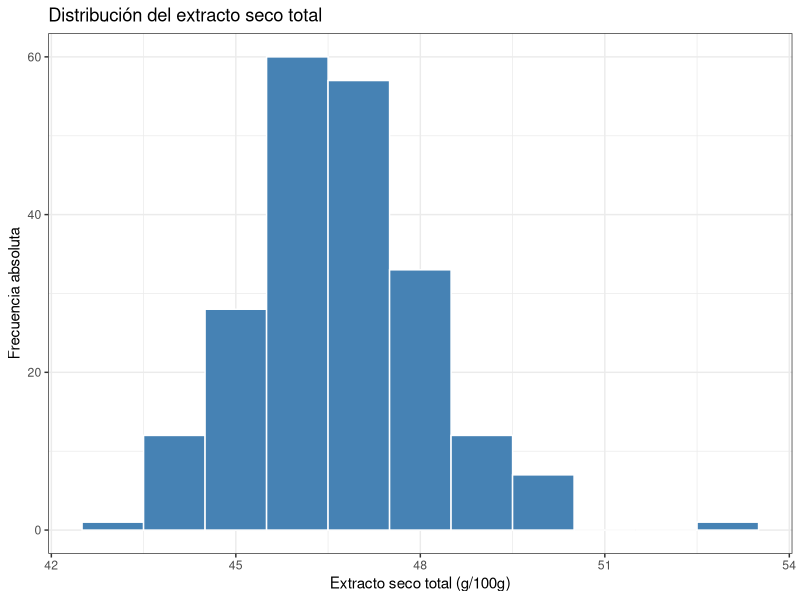
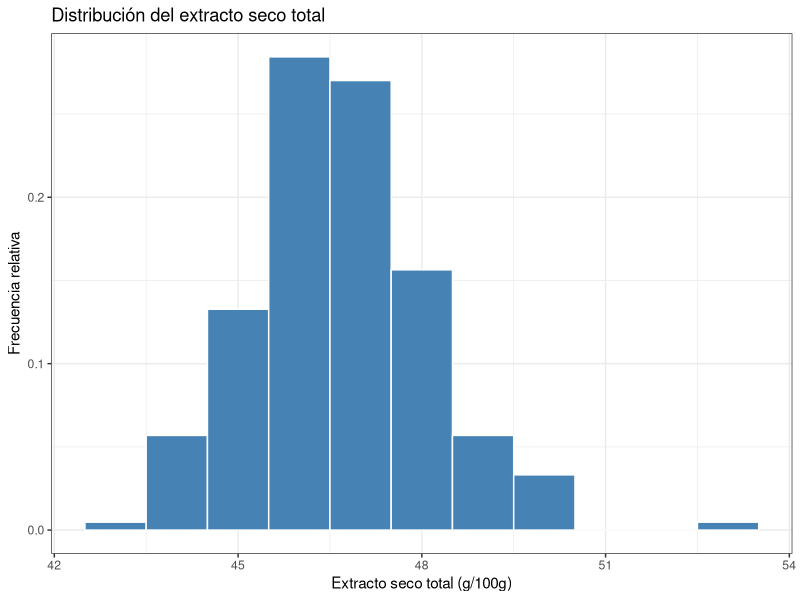
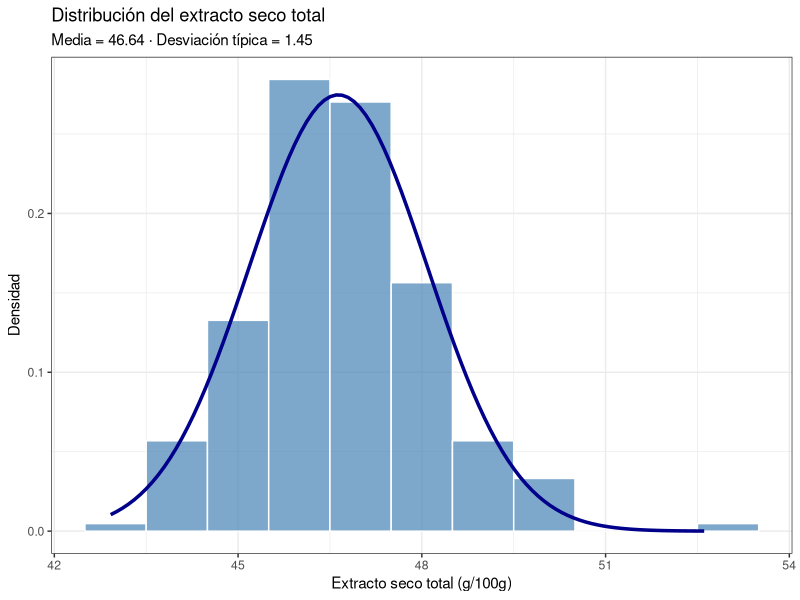
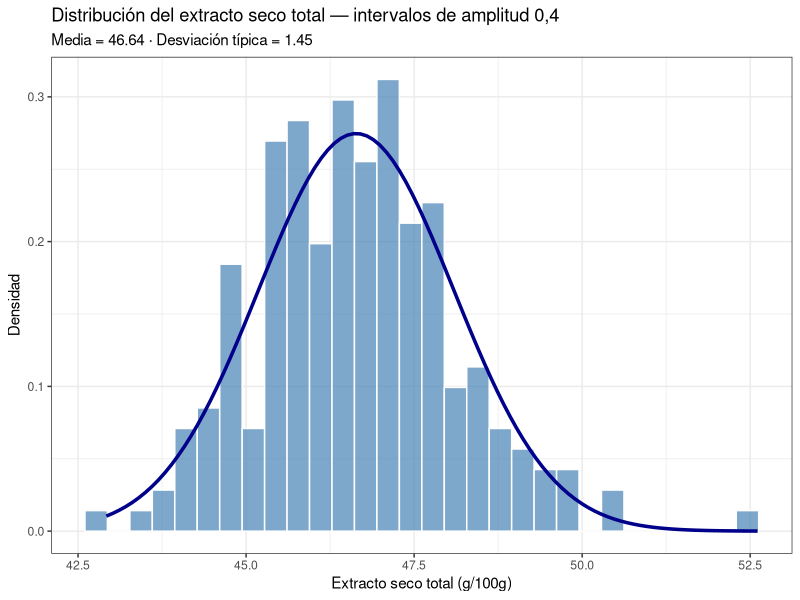
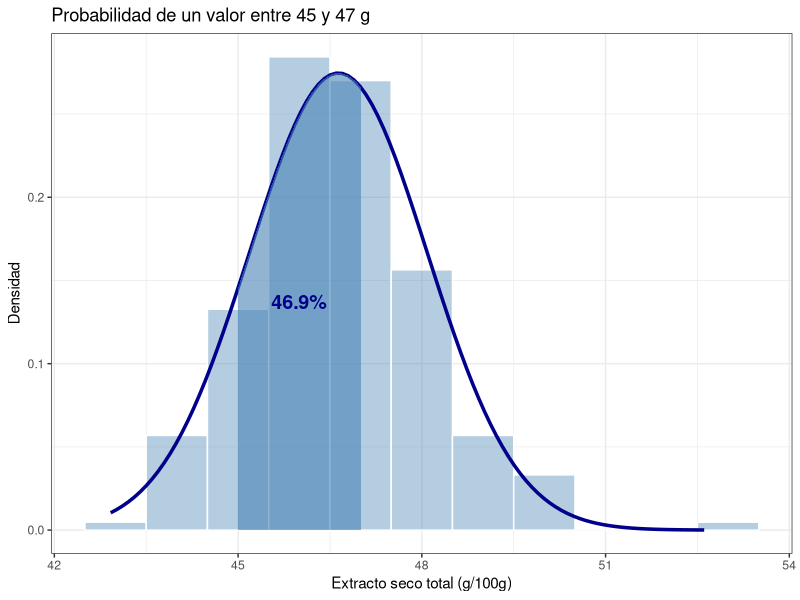
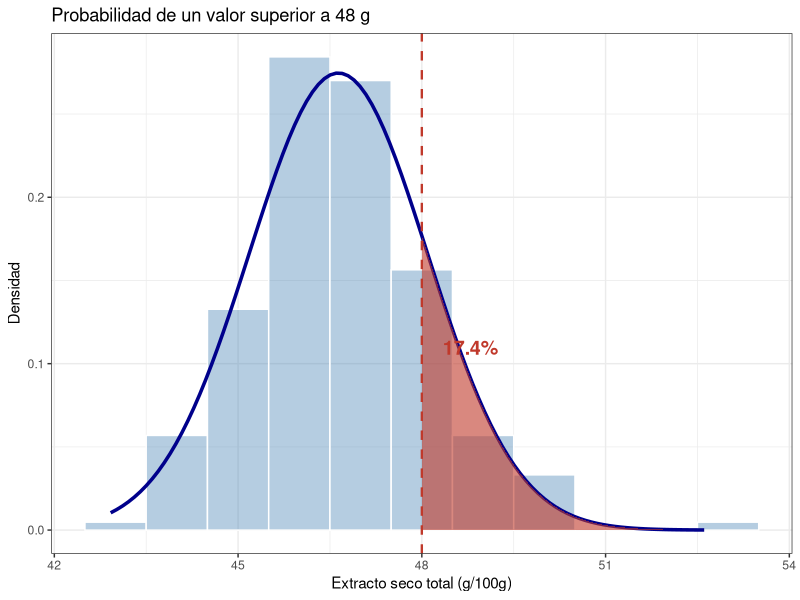
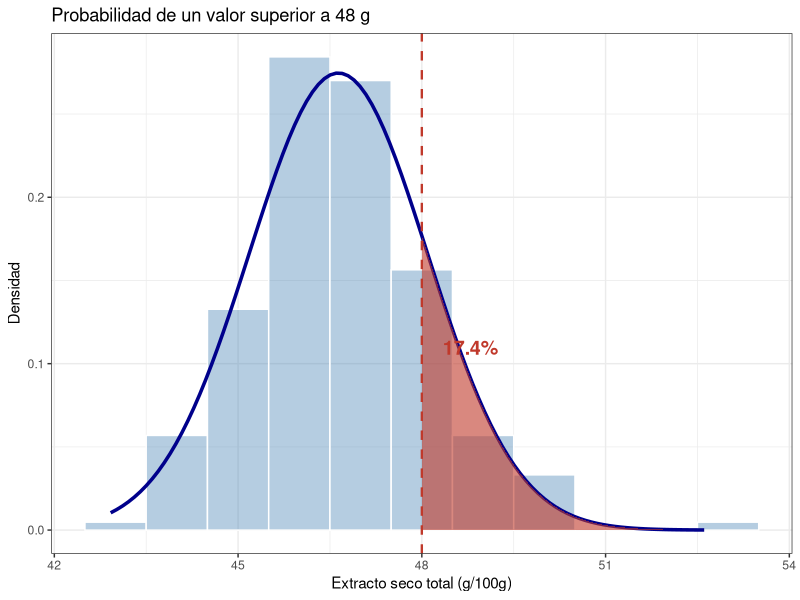

Write R code to recreate these figures, in order.
## ---- chunk 1
#| label: setup
#| message: false
#| warning: false

library(tidyverse)
library(readr)

df <- read_csv2("camembert.csv")
## ---- chunk 2
#| label: tabla-absoluta
#| message: false
#| warning: false

tabla_frec <- df |>
  select(est) |>
  mutate(intervalo = cut_width(est, width = 1)) |>
  group_by(intervalo) |>
  summarize(frec_abs = n()) |>
  complete(intervalo, fill = list(frec_abs = 0))

tabla_frec
## ---- chunk 3
#| label: tabla-relativa
#| message: false
#| warning: false

tabla_frec <- tabla_frec |>
  mutate(frec_rel = frec_abs / sum(frec_abs))

tabla_frec
## ---- chunk 4
#| label: histograma-absoluto
#| message: false
#| warning: false

df |>
  ggplot(aes(x = est)) +
  geom_histogram(binwidth = 1, fill = "steelblue", colour = "white") +
  labs(
    title = "Distribución del extracto seco total",
    x = "Extracto seco total (g/100g)",
    y = "Frecuencia absoluta"
  ) +
  theme_bw()
## ---- chunk 5
#| label: histograma-relativo
#| message: false
#| warning: false

df |>
  ggplot(aes(x = est, y = after_stat(density))) +
  geom_histogram(binwidth = 1, fill = "steelblue", colour = "white") +
  labs(
    title = "Distribución del extracto seco total",
    x = "Extracto seco total (g/100g)",
    y = "Frecuencia relativa"
  ) +
  theme_bw()
## ---- chunk 6
#| label: histograma-normal
#| message: false
#| warning: false

media <- mean(df$est, na.rm = TRUE)
dt    <- sd(df$est, na.rm = TRUE)

df |>
  ggplot(aes(x = est)) +
  geom_histogram(aes(y = after_stat(density)),
                 binwidth = 1, fill = "steelblue", colour = "white", alpha = 0.7) +
  stat_function(fun = dnorm, args = list(mean = media, sd = dt),
                colour = "darkblue", linewidth = 1.2) +
  labs(
    title = "Distribución del extracto seco total",
    subtitle = paste0("Media = ", round(media, 2),
                      " · Desviación típica = ", round(dt, 2)),
    x = "Extracto seco total (g/100g)",
    y = "Densidad"
  ) +
  theme_bw()
## ---- chunk 7
#| label: frec-acumulada
#| message: false
#| warning: false

# Proporción entre 45 y 47
tabla_frec |>
  filter(intervalo %in% c("(45.5,46.5]", "(46.5,47.5]")) |>
  summarize(proporcion = sum(frec_rel),
            porcentaje = round(proporcion * 100, 1)) |>
  knitr::kable()
## ---- chunk 8
#| label: frec-acumulada-2
#| message: false
#| warning: false

# Proporción superior a 48
tabla_frec |>
  filter(intervalo %in% c("(47.5,48.5]", "(48.5,49.5]",
                           "(49.5,50.5]", "(50.5,51.5]",
                           "(51.5,52.5]", "(52.5,53.5]")) |>
  summarize(proporcion = sum(frec_rel),
            porcentaje = round(proporcion * 100, 1)) |>
  knitr::kable()
## ---- chunk 9
#| label: histograma-bins30
#| message: false
#| warning: false

df |>
  ggplot(aes(x = est)) +
  geom_histogram(aes(y = after_stat(density)),
                 bins = 30, fill = "steelblue", colour = "white", alpha = 0.7) +
  stat_function(fun = dnorm, args = list(mean = media, sd = dt),
                colour = "darkblue", linewidth = 1.2) +
  labs(
    title = "Distribución del extracto seco total — intervalos de amplitud 0,4",
    subtitle = paste0("Media = ", round(media, 2),
                      " · Desviación típica = ", round(dt, 2)),
    x = "Extracto seco total (g/100g)",
    y = "Densidad"
  ) +
  theme_bw()
## ---- chunk 10
#| label: frec-relativa-bins30
#| message: false
#| warning: false

# Proporción superior a 48 con 30 bins  
tabla_frec_04 <- df |>
  select(est) |>
  mutate(intervalo = cut_width(est, width = 0.4)) |>
  group_by(intervalo) |>
  summarize(frec_abs = n()) |>
  complete(intervalo, fill = list(frec_abs = 0)) |>
  mutate(frec_rel = frec_abs / sum(frec_abs))

tabla_frec_04 |>
  filter(intervalo %in% c("(47.8,48.2]", "(48.2,48.6]", "(48.6,49]",
                           "(49,49.4]", "(49.4,49.8]", "(49.8,50.2]",
                           "(50.2,50.6]", "(50.6,51]", "(51,51.4]",
                           "(51.4,51.8]", "(51.8,52.2]", "(52.2,52.6]",
                           "(52.6,53]")) |>
  summarize(proporcion = sum(frec_rel),
            porcentaje = round(proporcion * 100, 1)) |>
  knitr::kable()
## ---- chunk 11
#| label: area-intervalo
#| message: false
#| warning: false

lim_inf <- 45
lim_sup <- 47

prob_intervalo <- pnorm(lim_sup, media, dt) - pnorm(lim_inf, media, dt)

df |>
  ggplot(aes(x = est)) +
  geom_histogram(aes(y = after_stat(density)),
                 binwidth = 1, fill = "steelblue", colour = "white", alpha = 0.4) +
  stat_function(fun = dnorm, args = list(mean = media, sd = dt),
                colour = "darkblue", linewidth = 1.2) +
  stat_function(fun = dnorm, args = list(mean = media, sd = dt),
                xlim = c(lim_inf, lim_sup),
                geom = "area", fill = "steelblue", alpha = 0.6) +
  annotate("text",
           x = (lim_inf + lim_sup) / 2,
           y = dnorm(media, media, dt) * 0.5,
           label = paste0(round(prob_intervalo * 100, 1), "%"),
           colour = "darkblue", size = 5, fontface = "bold") +
  labs(
    title = "Probabilidad de un valor entre 45 y 47 g",
    x = "Extracto seco total (g/100g)",
    y = "Densidad"
  ) +
  theme_bw()
## ---- chunk 12
#| label: area-cola
#| message: false
#| warning: false

umbral <- 48

prob_cola <- 1 - pnorm(umbral, media, dt)

df |>
  ggplot(aes(x = est)) +
  geom_histogram(aes(y = after_stat(density)),
                 binwidth = 1, fill = "steelblue", colour = "white", alpha = 0.4) +
  stat_function(fun = dnorm, args = list(mean = media, sd = dt),
                colour = "darkblue", linewidth = 1.2) +
  stat_function(fun = dnorm, args = list(mean = media, sd = dt),
                xlim = c(umbral, media + 4 * dt),
                geom = "area", fill = "#c0392b", alpha = 0.6) +
  geom_vline(xintercept = umbral, colour = "#c0392b",
             linetype = "dashed", linewidth = 0.8) +
  annotate("text",
           x = umbral + 0.8,
           y = dnorm(media, media, dt) * 0.4,
           label = paste0(round(prob_cola * 100, 1), "%"),
           colour = "#c0392b", size = 5, fontface = "bold") +
  labs(
    title = paste0("Probabilidad de un valor superior a ", umbral, " g"),
    x = "Extracto seco total (g/100g)",
    y = "Densidad"
  ) +
  theme_bw()

ggsave("histograma-normal.png", width = 8, height = 5, dpi = 150)
